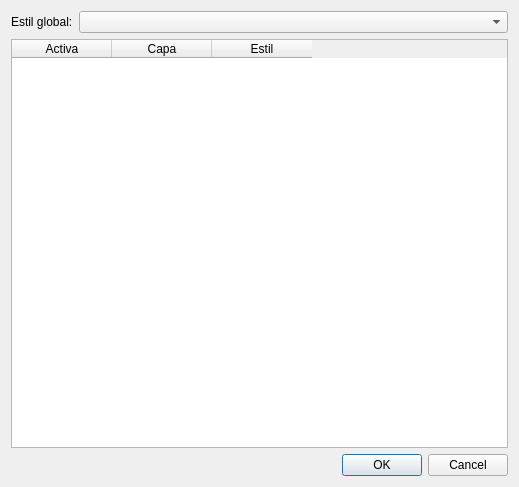
<?xml version="1.0" encoding="UTF-8"?>
<ui version="4.0">
 <class>Styles</class>
 <widget class="QDialog" name="Styles">
  <property name="geometry">
   <rect>
    <x>0</x>
    <y>0</y>
    <width>519</width>
    <height>487</height>
   </rect>
  </property>
  <property name="sizePolicy">
   <sizepolicy hsizetype="Fixed" vsizetype="Fixed">
    <horstretch>0</horstretch>
    <verstretch>0</verstretch>
   </sizepolicy>
  </property>
  <property name="windowTitle">
   <string>Estils de capa a BBDD</string>
  </property>
  <layout class="QVBoxLayout" name="verticalLayout">
   <item>
    <layout class="QHBoxLayout" name="horizontalLayout">
     <item>
      <widget class="QLabel" name="label">
       <property name="sizePolicy">
        <sizepolicy hsizetype="Fixed" vsizetype="Preferred">
         <horstretch>0</horstretch>
         <verstretch>0</verstretch>
        </sizepolicy>
       </property>
       <property name="text">
        <string>Estil global:</string>
       </property>
      </widget>
     </item>
     <item>
      <widget class="QComboBox" name="comboBox"/>
     </item>
    </layout>
   </item>
   <item>
    <widget class="QTableWidget" name="tableWidget">
     <column>
      <property name="text">
       <string>Activa</string>
      </property>
     </column>
     <column>
      <property name="text">
       <string>Capa</string>
      </property>
     </column>
     <column>
      <property name="text">
       <string>Estil</string>
      </property>
     </column>
    </widget>
   </item>
   <item>
    <widget class="QDialogButtonBox" name="buttonBox">
     <property name="standardButtons">
      <set>QDialogButtonBox::Cancel|QDialogButtonBox::Ok</set>
     </property>
    </widget>
   </item>
  </layout>
 </widget>
 <resources/>
 <connections>
  <connection>
   <sender>buttonBox</sender>
   <signal>accepted()</signal>
   <receiver>Styles</receiver>
   <slot>accept()</slot>
   <hints>
    <hint type="sourcelabel">
     <x>259</x>
     <y>461</y>
    </hint>
    <hint type="destinationlabel">
     <x>259</x>
     <y>243</y>
    </hint>
   </hints>
  </connection>
  <connection>
   <sender>buttonBox</sender>
   <signal>rejected()</signal>
   <receiver>Styles</receiver>
   <slot>reject()</slot>
   <hints>
    <hint type="sourcelabel">
     <x>259</x>
     <y>461</y>
    </hint>
    <hint type="destinationlabel">
     <x>259</x>
     <y>243</y>
    </hint>
   </hints>
  </connection>
  <connection>
   <sender>comboBox</sender>
   <signal>currentIndexChanged(QString)</signal>
   <receiver>Styles</receiver>
   <slot>global_styles_currentIndexChanged()</slot>
   <hints>
    <hint type="sourcelabel">
     <x>295</x>
     <y>22</y>
    </hint>
    <hint type="destinationlabel">
     <x>259</x>
     <y>243</y>
    </hint>
   </hints>
  </connection>
 </connections>
</ui>
